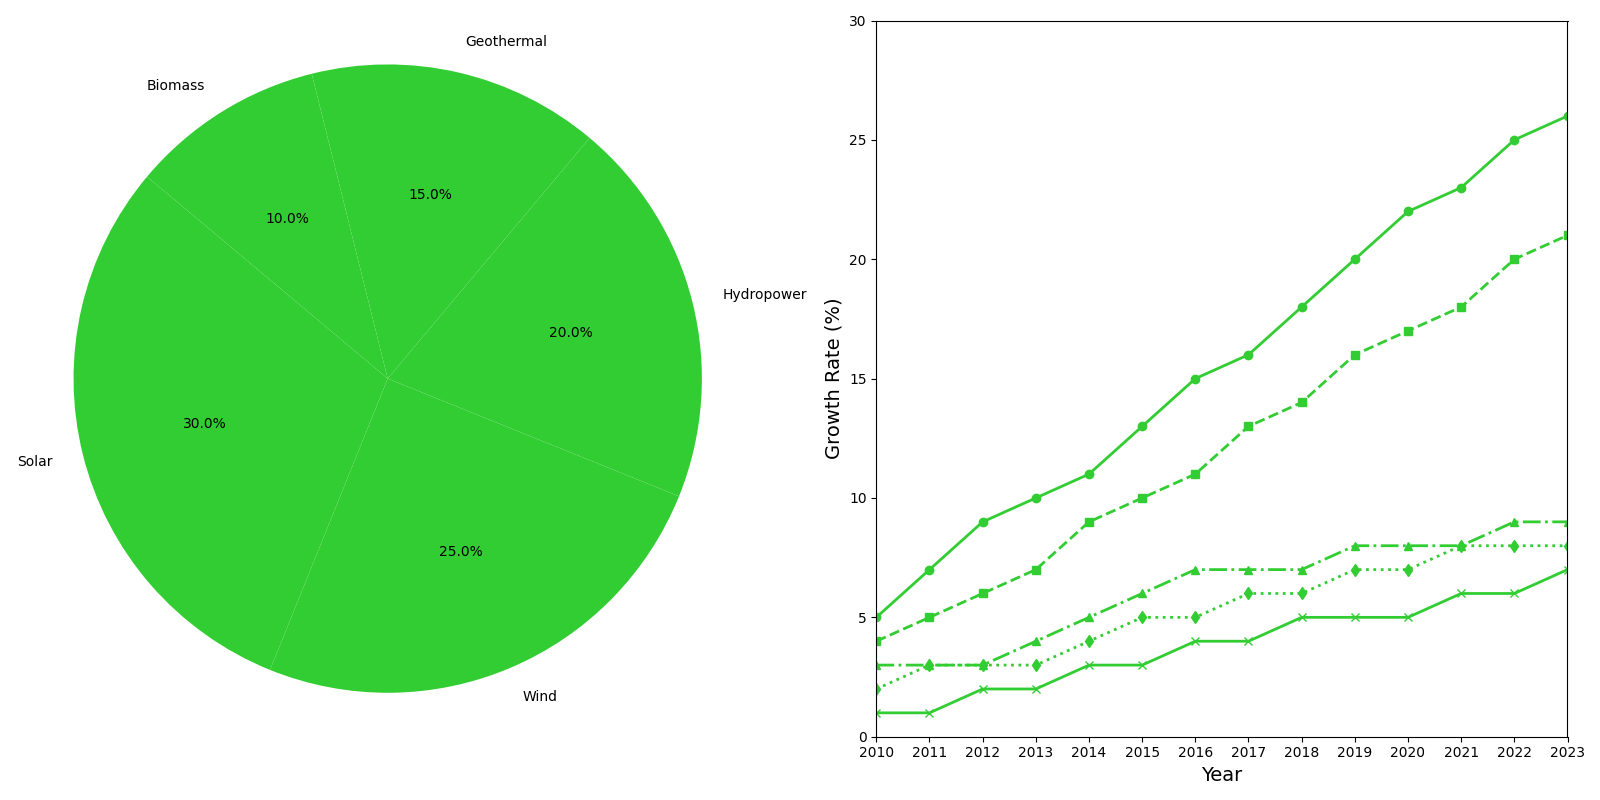

Here is the Python script that generated this plot:
import matplotlib.pyplot as plt
import numpy as np

energy_sources = ['Solar', 'Wind', 'Hydropower', 'Geothermal', 'Biomass']
usage_percentages = [30, 25, 20, 15, 10]

years = np.arange(2010, 2024)
solar_growth = [5, 7, 9, 10, 11, 13, 15, 16, 18, 20, 22, 23, 25, 26]
wind_growth = [4, 5, 6, 7, 9, 10, 11, 13, 14, 16, 17, 18, 20, 21]
hydro_growth = [3, 3, 3, 4, 5, 6, 7, 7, 7, 8, 8, 8, 9, 9]
geo_growth = [2, 3, 3, 3, 4, 5, 5, 6, 6, 7, 7, 8, 8, 8]
bio_growth = [1, 1, 2, 2, 3, 3, 4, 4, 5, 5, 5, 6, 6, 7]

consistent_color = '#32CD32'

fig, (ax1, ax2) = plt.subplots(1, 2, figsize=(16, 8))

ax1.pie(
    usage_percentages,
    labels=energy_sources,
    colors=[consistent_color] * len(energy_sources),
    autopct='%1.1f%%',
    startangle=140
)
ax1.axis('equal')

ax2.plot(years, solar_growth, marker='o', linestyle='-', linewidth=2, color=consistent_color)
ax2.plot(years, wind_growth, marker='s', linestyle='--', linewidth=2, color=consistent_color)
ax2.plot(years, hydro_growth, marker='^', linestyle='-.', linewidth=2, color=consistent_color)
ax2.plot(years, geo_growth, marker='d', linestyle=':', linewidth=2, color=consistent_color)
ax2.plot(years, bio_growth, marker='x', linestyle='-', linewidth=2, color=consistent_color)

ax2.set_xlabel("Year", fontsize=14)
ax2.set_ylabel("Growth Rate (%)", fontsize=14)
ax2.set_xticks(years)
ax2.set_xlim(2010, 2023)
ax2.set_ylim(0, 30)

plt.tight_layout()

plt.show()
